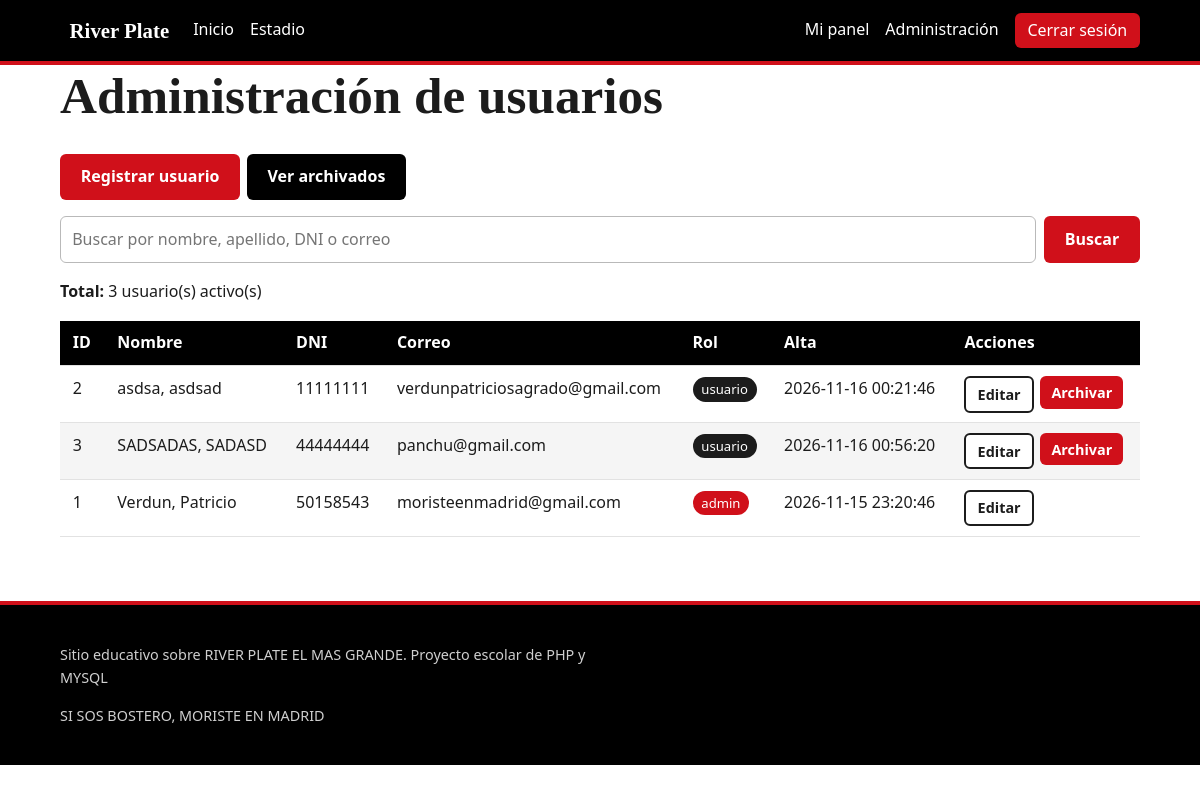
Page /admin_usuarios.php (signed in) on the committed database.
### tables this page shows
CREATE TABLE `usuarios` (
  `id` int(10) UNSIGNED NOT NULL,
  `nombre` varchar(80) NOT NULL,
  `apellido` varchar(80) NOT NULL,
  `dni` varchar(20) NOT NULL,
  `email` varchar(254) NOT NULL,
  `password_hash` varchar(255) NOT NULL,
  `rol` varchar(20) NOT NULL DEFAULT 'usuario',
  `creado_en` timestamp NOT NULL DEFAULT current_timestamp(),
  `archivado_en` timestamp NULL DEFAULT NULL
);

### includes/funciones.php (called while the page is built, shortened)
<?php
require_once __DIR__ . '/../conexion.php';
function escapar($valor): string
{
    return htmlspecialchars((string) $valor, ENT_QUOTES, 'UTF-8');
}
function requerir_login(): array
{
    global $conexion;
    $stmt = $conexion->prepare(
        'SELECT id, nombre, apellido, dni, email, rol, creado_en
         FROM usuarios WHERE id = :id AND archivado_en IS NULL LIMIT 1'
    );
    $stmt->execute(['id' => $_SESSION['usuario_id']]);
    $u = $stmt->fetch();
    return $u;
}
function requerir_admin(): array
{
    $u = requerir_login();
    return $u;
}

### admin_usuarios.php (the view, shortened to what this page needs)
<?php
require_once __DIR__ . '/includes/funciones.php';
$admin = requerir_admin();
$buscar = trim($_GET['buscar'] ?? '');
$sql = 'SELECT id, nombre, apellido, dni, email, rol, creado_en
        FROM usuarios WHERE archivado_en IS NULL';
$parametros = [];
$sql .= ' ORDER BY apellido, nombre';
try {
    $stmt = $conexion->prepare($sql);
    $stmt->execute($parametros);
    $usuarios = $stmt->fetchAll();
} catch (PDOException $e) {
    error_log($e->getMessage());
    http_response_code(500);
    exit('No se pudieron consultar los usuarios.');
}
require __DIR__ . '/includes/header.php';
?>
<h1>Administración de usuarios</h1>
<div class="acciones">
  <a class="boton" href="crear_usuario.php">Registrar usuario</a>
  <a class="boton boton-negro" href="usuarios_archivados.php">Ver archivados</a>
</div>
<form class="buscador" method="GET" action="admin_usuarios.php" role="search">
  <input type="search" name="buscar" maxlength="100" value="<?= escapar($buscar) ?>"
         placeholder="Buscar por nombre, apellido, DNI o correo" aria-label="Buscar usuarios">
  <button class="boton" type="submit">Buscar</button>
</form>
<p><strong>Total:</strong> <?= count($usuarios) ?> usuario(s) activo(s)</p>
<?php if (!$usuarios): ?>
  <p>No se encontraron usuarios.</p>
<?php else: ?>
<div class="tabla-wrap">
<table>
  <thead>
    <tr><th>ID</th><th>Nombre</th><th>DNI</th><th>Correo</th><th>Rol</th><th>Alta</th><th>Acciones</th></tr>
  </thead>
  <tbody>
  <?php foreach ($usuarios as $u): ?>
    <tr>
      <td><?= escapar($u['id']) ?></td>
      <td><?= escapar($u['apellido'] . ', ' . $u['nombre']) ?></td>
      <td><?= escapar($u['dni']) ?></td>
      <td><?= escapar($u['email']) ?></td>
      <td><span class="etiqueta <?= $u['rol'] === 'admin' ? 'etiqueta-admin' : '' ?>"><?= escapar($u['rol']) ?></span></td>
      <td><?= escapar($u['creado_en']) ?></td>
      <td>
        <div class="acciones">
          <a class="boton pequeno boton-linea" href="editar_usuario.php?id=<?= (int) $u['id'] ?>">Editar</a>
          <?php if ((int) $u['id'] !== (int) $admin['id']): ?>
          <form class="en-linea" method="POST" action="archivar_usuario.php"
                onsubmit="return confirm('¿Archivar a este usuario? Podrás reactivarlo después.');">
            <button class="boton pequeno" type="submit">Archivar</button>
          </form>
          <?php endif; ?>
        </div>
      </td>
    </tr>
  <?php endforeach; ?>
  </tbody>
</table>
</div>
<?php endif; ?>
<?php require __DIR__ . '/includes/footer.php'; ?>

### includes/header.php (shortened to what this page needs)
<?php
require_once __DIR__ . '/funciones.php';
$logueado = !empty($_SESSION['usuario_id']);
$esAdmin  = $logueado && (($_SESSION['usuario_rol'] ?? '') === 'admin');
?>
<!DOCTYPE html>
<html lang="es">
<head>
  <link rel="stylesheet" href="css/estilos.css">
</head>
<body>
<header class="cabecera">
  <div class="contenedor barra">
    <a class="marca" href="index.php">
      <span>River Plate</span>
    </a>
    <nav class="menu" aria-label="Principal">
      <a href="index.php">Inicio</a>
      <a href="estadio.php">Estadio</a>
    </nav>
    <nav class="menu menu-cuenta" aria-label="Cuenta">
      <?php if ($logueado): ?>
        <a href="panel.php">Mi panel</a>
        <?php if ($esAdmin): ?><a href="admin_usuarios.php">Administración</a><?php endif; ?>
        <a class="boton-chico" href="cerrar_sesion.php">Cerrar sesión</a>
      <?php else: ?>
        <a href="login.php">Ingresar</a>
        <a class="boton-chico" href="registro.php">Crear cuenta</a>
      <?php endif; ?>
    </nav>
  </div>
</header>
<main class="contenedor">

### includes/footer.php
</main>
<footer class="pie">
  <div class="contenedor">
    <p>Sitio educativo sobre RIVER PLATE EL MAS GRANDE. Proyecto escolar de PHP y MYSQL</p>
    <p>SI SOS BOSTERO, MORISTE EN MADRID</P>
</footer>
</body>
</html>

### css/estilos.css (style rules this page uses)
:root { --rojo: #d0101a; --rojo-oscuro: #9e0b13; --negro: #000; --tinta: #1c1c1c; --gris: #5d5d5d; --linea: #e2e2e2; --fondo: #ffffff; --suave: #f5f5f5; --radio: 6px; }
* { box-sizing: border-box; }
html { scroll-behavior: smooth; }
body { margin: 0; font-family: "Segoe UI", system-ui, -apple-system, Roboto, sans-serif; color: var(--tinta); background: var(--fondo); line-height: 1.6; }
.contenedor { width: min(1080px, 92%); margin-inline: auto; }
a { color: var(--rojo-oscuro); }
h1, h2, h3 { font-family: Georgia, "Times New Roman", serif; line-height: 1.2; margin: 0 0 .6rem; }
h1 { font-size: clamp(2rem, 5vw, 3.2rem); }
p { max-width: 70ch; }
.cabecera { background: var(--negro); color: #fff; border-bottom: 4px solid var(--rojo); }
.barra { display: flex; flex-wrap: wrap; align-items: center; gap: .5rem 1.5rem; padding: .8rem 0; }
.marca { display: flex; align-items: center; gap: .6rem; color: #fff; text-decoration: none; font-family: Georgia, serif; font-size: 1.3rem; font-weight: 700; }
.menu { display: flex; flex-wrap: wrap; gap: .2rem 1rem; align-items: center; }
.menu a { color: #fff; text-decoration: none; padding: .25rem 0; border-bottom: 2px solid transparent; }
.menu-cuenta { margin-left: auto; }
.boton-chico { background: var(--rojo); padding: .3rem .8rem !important; border-radius: var(--radio); border: 0 !important; }
.tabla-wrap { overflow-x: auto; margin: 1rem 0; }
table { border-collapse: collapse; width: 100%; min-width: 560px; }
th, td { text-align: left; padding: .6rem .8rem; border-bottom: 1px solid var(--linea); vertical-align: top; }
th { background: var(--negro); color: #fff; font-weight: 600; }
tbody tr:nth-child(even) { background: var(--suave); }
.boton { display: inline-block; background: var(--rojo); color: #fff; border: 0; padding: .65rem 1.3rem; border-radius: var(--radio); font: inherit; font-weight: 600; cursor: pointer; text-decoration: none; margin-top: 1.1rem; }
.boton-negro { background: var(--negro); }
.boton-linea { background: #fff; color: var(--tinta); border: 2px solid var(--tinta); }
.en-linea { display: inline; margin: 0; }
.en-linea .boton, .boton.pequeno { margin-top: 0; padding: .3rem .7rem; font-size: .9rem; }
.buscador { display: flex; flex-wrap: wrap; gap: .5rem; margin: 1rem 0; }
.buscador input { flex: 1 1 260px; padding: .6rem .7rem; border: 1px solid #b9b9b9; border-radius: var(--radio); font: inherit; }
.buscador .boton { margin-top: 0; }
.etiqueta { display: inline-block; padding: .1rem .55rem; border-radius: 99px; font-size: .82rem; background: var(--tinta); color: #fff; }
.etiqueta-admin { background: var(--rojo); }
.acciones { display: flex; flex-wrap: wrap; gap: .4rem; }
.pie { background: var(--negro); color: #cfcfcf; margin-top: 4rem; padding: 1.5rem 0; font-size: .9rem; border-top: 4px solid var(--rojo); }

### rows in the picture
usuarios: id "2", escapar($u['apellido'] . ', ' . $u['nombre']) "asdsa, asdsad", dni "11111111", email "verdunpatriciosagrado@gmail.com", rol "usuario", creado_en "2026-11-16 00:21:46"
usuarios: id "3", escapar($u['apellido'] . ', ' . $u['nombre']) "SADSADAS, SADASD", dni "44444444", email "panchu@gmail.com", rol "usuario", creado_en "2026-11-16 00:56:20"
usuarios: id "1", escapar($u['apellido'] . ', ' . $u['nombre']) "Verdun, Patricio", dni "50158543", email "moristeenmadrid@gmail.com", rol "admin", creado_en "2026-11-15 23:20:46"

### other values in the picture
count($usuarios) "3"
